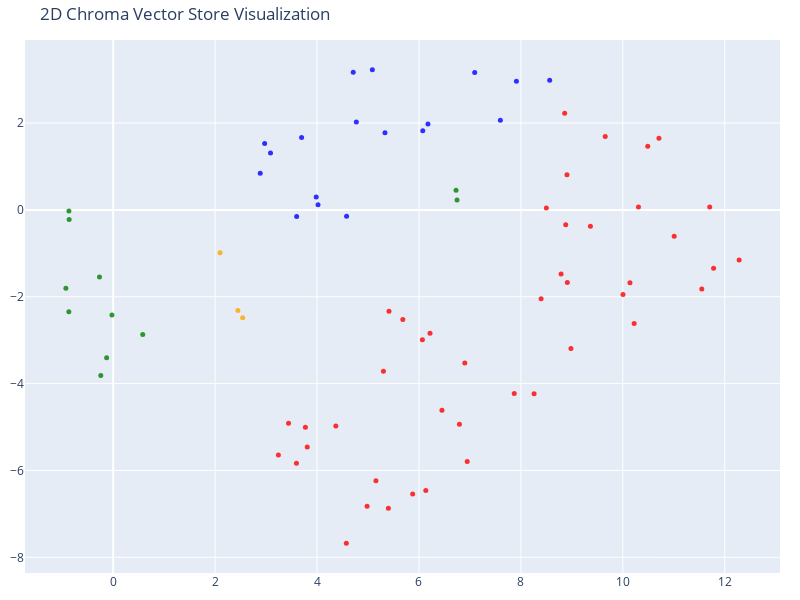

The code cell stored with this chart in its notebook:
### Markdown cell above
# Create the 2D scatter plot

### Code cell
tsne = TSNE(n_components=2, random_state=42)
reduced_vectors = tsne.fit_transform(vectors)

fig = go.Figure(data=[go.Scatter(
    x=reduced_vectors[:, 0],
    y=reduced_vectors[:, 1],
    mode='markers',
    marker=dict(size=5, color=colors, opacity=0.8),
    text=[f"Type: {t}<br>Text: {d[:100]}..." for t, d in zip(doc_types, documents)],
    hoverinfo='text'
)])

fig.update_layout(
    title='2D Chroma Vector Store Visualization',
    scene=dict(xaxis_title='x',yaxis_title='y'),
    width=800,
    height=600,
    margin=dict(r=20, b=10, l=10, t=40)
)

fig.show()

### Figure 1 — Plotly figure (JSON) as saved in the notebook; plotly's stock layout.template omitted (floating-point values rounded to 4 significant figures)
{"data": [{"hoverinfo": "text", "marker": {"color": ["orange", "orange", "orange", "red", "red", "red", "red", "red", "red", "red", "red", "red", "red", "red", "red", "red", "red", "red", "red", "red", "red", "red", "red", "red", "red", "red", "red", "red", "red", "red", "red", "red", "red", "red", "red", "red", "red", "red", "red", "red", "red", "red", "red", "red", "red", "red", "red", "green", "green", "green", "green", "green", "green", "green", "green", "green", "green", "green", "blue", "blue", "blue", "blue", "blue", "blue", "blue", "blue", "blue", "blue", "blue", "blue", "blue", "blue", "blue", "blue", "blue", "blue"], "opacity": 0.8, "size": 5}, "mode": "markers", "text": ["Type: company<br>Text: # About LIXSIO\n\nAt LIXSIO, we are a forward-thinking IT startup based in Iași, Romania, committed to...", "Type: company<br>Text: # Careers at LIXSIO\n\nLIXSIO is hiring! We are looking for talented software engineers, data scientis...", "Type: company<br>Text: # Overview of LIXSIO\n\nAt LIXSIO, we’re on a mission to craft Android apps that don’t just work — the...", "Type: contracts<br>Text: # Contract with [Client Name] for [Product Name]: Custom Android Application\n\n## Terms\n\n1. **Parties...", "Type: contracts<br>Text: 4. **Contract Duration**: This Agreement shall commence on [Start Date] and remain in effect for twe...", "Type: contracts<br>Text: 2. **Renewal Pricing**: Upon renewal, the pricing may be subject to adjustment by the Provider, with...", "Type: contracts<br>Text: 2. **Training and Onboarding**: Provider will deliver onboarding training for up to [X] members of t...", "Type: contracts<br>Text: # Contract with [Client Name] for [App Name]: Custom Android Application\n\n## Terms\nThis Contract (\"A...", "Type: contracts<br>Text: ---\n\n## Renewal\n1. **Renewal Terms**: This Agreement may be renewed for additional one-year terms up...", "Type: contracts<br>Text: ---\n\n## Support\n1. **Technical Support**: Available 9 AM to 7 PM EET, Monday through Friday, via ema...", "Type: contracts<br>Text: # Contract with [Client Name] for Custom Android Application\n\n**Contract Date:** [Date]  \n**Contract...", "Type: contracts<br>Text: 3. **Service Level Agreement (SLA):**  \n   LIXSIO commits to:\n   - 99.9% uptime for hosted backend s...", "Type: contracts<br>Text: 2. **Review Period:**  \n   Both parties will review performance, features, and pricing annually, wit...", "Type: contracts<br>Text: 2. **Additional Support Services:**  \n   Optional premium support package for **$[amount]/month**, i...", "Type: contracts<br>Text: # Contract with [Client Name] for Custom Android Application\n\n**Contract Number:** LXS-[Year]-[ID]  ...", "Type: contracts<br>Text: 4. **Usage Rights**: The Client is granted a non-exclusive, non-transferable license to use the deli...", "Type: contracts<br>Text: ---\n\n## Features\n\n1. **Custom UI/UX** – Branded design optimized for Android devices.  \n2. **Core Fu...", "Type: contracts<br>Text: ---\n\n## Support\n\n1. **Customer Support**: LIXSIO will provide [standard hours] support via email, ch...", "Type: contracts<br>Text: # Contract with [Client Name] for Custom Android Application\n\n**Effective Date:** [Start Date]  \n**C...", "Type: contracts<br>Text: ---\n\n## Renewal\n1. **Automatic Renewal**: This contract will automatically renew for additional one-...", "Type: contracts<br>Text: ---\n\n## Support\n1. **Customer Support Access**: Client will have access to dedicated technical suppo...", "Type: contracts<br>Text: ---\n\n**Signatures:**  \n_________________________                           _________________________...", "Type: contracts<br>Text: # Contract with [Client Name] for Custom Android Application\n\n---\n\n## Terms\n\n1. **Parties**: This Co...", "Type: contracts<br>Text: 3. **Contract Duration**: This Agreement shall commence on [Insert Start Date] and continue for a pe...", "Type: contracts<br>Text: ---\n\n## Features\n\n- **Custom UI/UX**: Fully branded, responsive, and user-friendly interface optimiz...", "Type: contracts<br>Text: 2. **Ongoing Support**: Provider will supply ongoing technical support via email and phone during bu...", "Type: contracts<br>Text: # Contract with GreenValley Insurance for Homellm\n\n**Contract Date:** October 6, 2023  \n**Contract N...", "Type: contracts<br>Text: ---\n\n## Terms\n\n1. **Coverage:**  \n   Insurellm agrees to provide GreenValley Insurance with access t...", "Type: contracts<br>Text: ---\n\n## Renewal\n\nUnless either party provides a written notice of termination at least 30 days prior...", "Type: contracts<br>Text: ---\n\n## Support\n\nInsurellm commits to providing comprehensive support to GreenValley Insurance, whic...", "Type: contracts<br>Text: # Contract with Pinnacle Insurance Co. for Homellm\n\n## Terms  \nThis contract (\"Contract\") is entered...", "Type: contracts<br>Text: 3. **Term:**  \n   The initial term of this Contract shall last for a period of two (2) years from th...", "Type: contracts<br>Text: 3. **Instant Claim Processing:**  \n   Claims resolved in hours rather than weeks, significantly impr...", "Type: contracts<br>Text: 2. **Training:**  \n   Insurellm will conduct an onsite training session for Client employees upon im...", "Type: contracts<br>Text: # Contract with Roadway Insurance Inc. for Carllm\n\n---\n\n## Terms\n\n1. **Agreement Effective Date:**  ...", "Type: contracts<br>Text: ---\n\n## Renewal\n\n1. **Automatic Renewal:**  \n   This agreement will automatically renew for an addit...", "Type: contracts<br>Text: 2. **Mobile Integration:**  \n   All features will be accessible through a mobile application that In...", "Type: contracts<br>Text: # Contract with Stellar Insurance Co. for Rellm\n\n## Terms\n\nThis contract is made between **Insurellm...", "Type: contracts<br>Text: ### Termination  \nEither party may terminate this agreement with a **30-day written notice**. In the...", "Type: contracts<br>Text: ## Features  \nStellar Insurance Co. will receive access to the following features of the Rellm produ...", "Type: contracts<br>Text: ## Support  \nInsurellm provides Stellar Insurance Co. with the following support services:\n\n- **24/7...", "Type: contracts<br>Text: # Contract with TechDrive Insurance for Carllm\n\n**Contract Date:** October 1, 2025  \n**Contract Dura...", "Type: contracts<br>Text: ## Renewal\n\n1. **Automatic Renewal**: This contract shall automatically renew for additional one-yea...", "Type: contracts<br>Text: ## Support\n\n1. **Customer Support**: Insurellm will provide 24/7 customer support to TechDrive Insur...", "Type: contracts<br>Text: # Contract with Velocity Auto Solutions for Carllm\n\n**Contract Date:** October 1, 2023  \n**Contract ...", "Type: contracts<br>Text: ## Renewal\n\n1. **Automatic Renewal**: This contract will automatically renew for successive 12-month...", "Type: contracts<br>Text: ## Support\n\n1. **Customer Support**: Velocity Auto Solutions will have access to Insurellm’s custome...", "Type: employees<br>Text: # HR Record\n\n# Alex Thomson\n\n## Summary\n- **Date of Birth:** March 15, 1995  \n- **Job Title:** Sales...", "Type: employees<br>Text: ### Highlights:\n- Maintained 30-minute response time to inbound leads.  \n- Coordinated product launc...", "Type: employees<br>Text: # HR Record\n\n# Jordan K. Bishop\n\n## Summary\n- **Date of Birth:** March 15, 1990  \n- **Job Title:** F...", "Type: employees<br>Text: ## Annual Performance History\n- **2019:** Exceeds Expectations — delivered high-quality code and eng...", "Type: employees<br>Text: ## Other HR Notes\n- Integral in LIXSIO Code Reviews & Feedback Group, offering peer support.  \n- Act...", "Type: employees<br>Text: # HR Record\n\n# Maxine Thompson\n\n## Summary\n- **Date of Birth:** January 15, 1991  \n- **Job Title:** ...", "Type: employees<br>Text: ## Annual Performance History\n- **2017:** Meets Expectations — showed potential but struggled with d...", "Type: employees<br>Text: ## Compensation History\n- **2017:** $70,000 (Junior Data Engineer)  \n- **2018:** $75,000 (Junior Dat...", "Type: employees<br>Text: # HR Record\n\n# Sion Alin\n\n## Summary\n- **Date of Birth:** 19/08/2003  \n- **Job Title:** Chief Execut...", "Type: employees<br>Text: ## Key Skills & Expertise\n- Frontend Development: HTML5, CSS, JavaScript, React.js  \n- Artificial In...", "Type: employees<br>Text: ---\n\nSion Alin exemplifies forward-thinking leadership, blending technical expertise with strategic ...", "Type: products<br>Text: # Consumer Mobile Experiences # Product Summary\n\n# LIXHome Mobile\n\n## Summary\nLIXHome Mobile is the ...", "Type: products<br>Text: ### 2. Dynamic Premium Updates\nConsumers receive real-time updates on their policy pricing based on ...", "Type: products<br>Text: ### 6. Policy Management Dashboard\nAn intuitive dashboard allows users to view, update, and manage a...", "Type: products<br>Text: ## Roadmap\nPlanned mobile-specific enhancements include:\n\n- **Q1 2024:** Launch of the LIXHome Mobil...", "Type: products<br>Text: # Cross-Platform Solutions # Product Summary\n\n# Markellm Marketplace\n\n## Summary\n\nMarkellm Marketpla...", "Type: products<br>Text: - **Intuitive Cross-Platform Interface**  \n  Designed for seamless use across web and mobile devices...", "Type: products<br>Text: - **Dedicated Customer Support**  \n  Round-the-clock support is available for both consumers and ins...", "Type: products<br>Text: ## 2025-2026 Roadmap\n\n### Q1 2025  \n- Launch Markellm mobile app for both iOS and Android to increas...", "Type: products<br>Text: ### Q4 2026  \n- Upgrade AI algorithms with machine learning to improve match personalization and pre...", "Type: products<br>Text: # Custom Business Apps # Product Summary\n\n# LIXDrive\n\n## Summary\n\nLIXDrive is the flagship auto insu...", "Type: products<br>Text: - **Instant Quoting**  \n  With LIXDrive’s real-time AI engine, insurers can generate near-instant qu...", "Type: products<br>Text: - **Automated Customer Support**  \n  AI chatbots offer 24/7 customer support, improving response tim...", "Type: products<br>Text: ## 2025-2026 Roadmap\n\n### Q1 2025: Feature Enhancements  \n- Expand data integrations for more compre...", "Type: products<br>Text: ### 2026: Growth & Partnerships  \n- Expand partnerships with automakers for integrated insurance off...", "Type: products<br>Text: # MVP & Prototype Development # Product Summary\n\n# Rellm: AI-Powered Enterprise Reinsurance Solution...", "Type: products<br>Text: ### Seamless Integrations  \nBuilt for compatibility, Rellm integrates effortlessly with existing sys...", "Type: products<br>Text: ## Pricing\n\nInsurellm offers flexible pricing plans designed to fit a range of enterprise needs:\n\n- ...", "Type: products<br>Text: - **Q1 2026**  \n  - Deploy next-generation machine learning models to enhance risk prediction accura..."], "type": "scatter", "x": [2.447, 2.097, 2.541, 4.368, 8.258, 6.217, 6.134, 3.771, 6.451, 5.4, 3.441, 6.947, 6.067, 5.155, 3.807, 6.794, 5.412, 4.982, 3.242, 6.899, 5.303, 4.575, 3.596, 7.869, 5.683, 5.876, 12.28, 11.78, 11.55, 11.7, 11.01, 8.982, 8.904, 10.31, 10.22, 8.396, 8.499, 10.49, 10.71, 8.859, 9.655, 10.0, 8.911, 8.88, 10.14, 8.789, 9.364, -0.024, -0.2689, -0.1287, -0.8642, -0.243, -0.8696, -0.8683, -0.9282, 0.5799, 6.728, 6.747, 3.6, 4.019, 4.58, 3.983, 5.333, 6.075, 6.176, 5.085, 4.771, 2.885, 3.087, 2.972, 4.71, 3.697, 7.912, 8.565, 7.597, 7.093], "y": [-2.318, -0.9887, -2.484, -4.979, -4.236, -2.84, -6.462, -5.006, -4.615, -6.87, -4.914, -5.796, -2.988, -6.238, -5.459, -4.936, -2.334, -6.826, -5.642, -3.523, -3.718, -7.676, -5.834, -4.227, -2.522, -6.545, -1.151, -1.346, -1.824, 0.0648, -0.6087, -3.192, 0.8112, 0.06794, -2.617, -2.045, 0.04468, 1.468, 1.648, 2.225, 1.692, -1.949, -1.67, -0.3413, -1.679, -1.479, -0.378, -2.423, -1.547, -3.408, -0.2189, -3.811, -2.344, -0.02649, -1.807, -2.87, 0.4503, 0.2304, -0.1501, 0.1159, -0.1463, 0.2969, 1.779, 1.821, 1.978, 3.227, 2.022, 0.8451, 1.311, 1.528, 3.167, 1.668, 2.961, 2.983, 2.065, 3.161]}], "layout": {"height": 600, "margin": {"b": 10, "l": 10, "r": 20, "t": 40}, "scene": {"xaxis": {"title": {"text": "x"}}, "yaxis": {"title": {"text": "y"}}}, "title": {"text": "2D Chroma Vector Store Visualization"}, "width": 800}}
